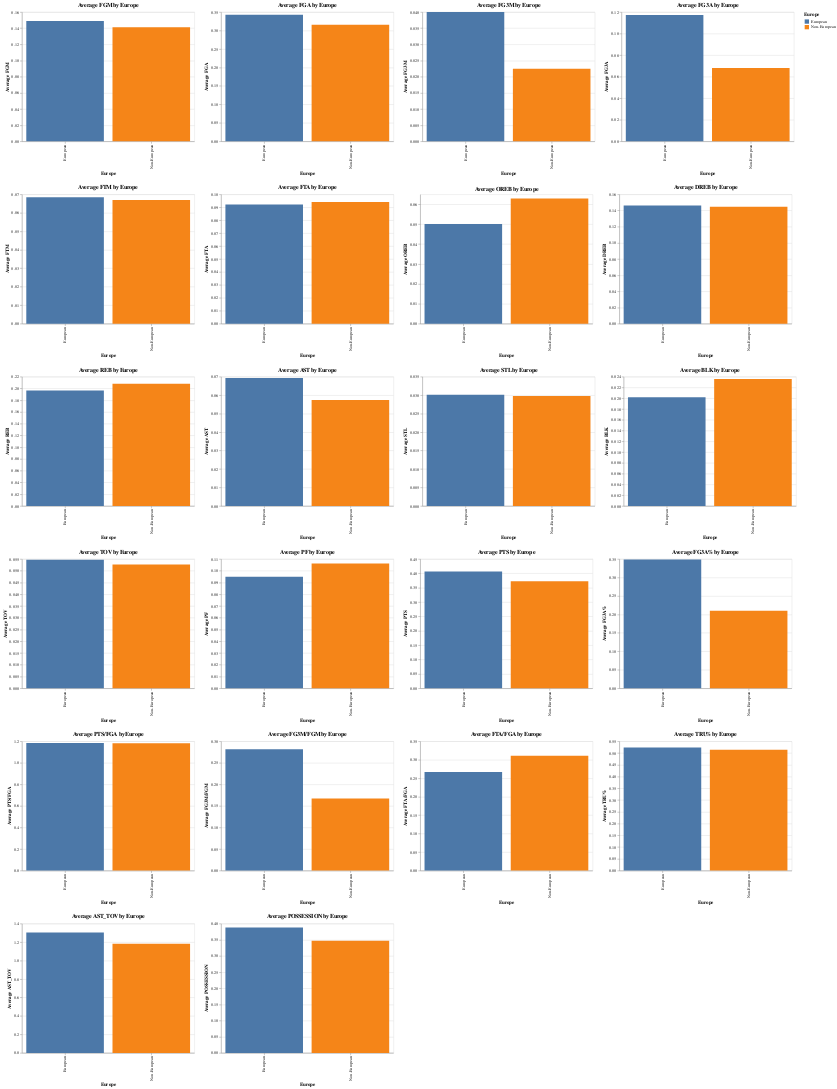

Notebook source saved alongside this figure:
### Code cell
import altair as alt
import pandas as pd
import altair_saver


# Annahme: Sie haben zwei DataFrames: data_per_min_europe_regular und data_per_min_usa_regular

# Fügen Sie eine neue Spalte hinzu, um anzuzeigen, ob der Spieler Europäer ist oder nicht
europe_F_regular['Europe'] = 'European'
non_europe_F_regular['Europe'] = 'Non-European'

# Kombinieren Sie die beiden DataFrames
combined_df = pd.concat([europe_F_regular, non_europe_F_regular])

# Liste der Metriken, die geplottet werden sollen
metrics = ['FGM', 'FGA', 'FG3M', 'FG3A', 'FTM', 'FTA', 
           'OREB', 'DREB', 'REB', 'AST', 'STL', 'BLK', 'TOV', 
           'PF', 'PTS', 'FG3A%', 'PTS/FGA', 'FG3M/FGM', 'FTA/FGA', 
           'TRU%', 'AST_TOV', 'POSSESSION']

# Liste zum Speichern der Diagramme
charts = []

# Einen Bruchteil des kombinierten DataFrame auswählen
sampled_df = combined_df.sample(frac=0.5)  # Passen Sie den Bruchteil bei Bedarf an

# Für jede Metrik ein gruppiertes Balkendiagramm erstellen und die Diagramme in eine Liste speichern
for metric in metrics:
    chart = alt.Chart(sampled_df).mark_bar().encode(
        x=alt.X('Europe:N', title='Europe'),
        y=alt.Y(f'mean({metric}):Q', title=f'Average {metric}'),
        color=alt.Color('Europe:N', legend=alt.Legend(title='Europe'))
    ).properties(
        title=f'Average {metric} by Europe',
        width=400,
        height=300
    )
    charts.append(chart)

# Diagramme in sechs Zeilen stapeln
alt_row = alt.vconcat(*[alt.hconcat(*charts[i:i+4]) for i in range(0, len(charts), 4)])

# Die Diagramme anzeigen
alt_row

### Figure 1 — Vega-Lite specification as saved in the notebook (floating-point values rounded to 4 significant figures; data arrays with more than 128 entries replaced by an {"elided": "..."} marker saying what was removed)
{"config": {"view": {"continuousWidth": 300, "continuousHeight": 300}}, "vconcat": [{"hconcat": [{"mark": {"type": "bar"}, "encoding": {"color": {"field": "Europe", "legend": {"title": "Europe"}, "type": "nominal"}, "x": {"field": "Europe", "title": "Europe", "type": "nominal"}, "y": {"aggregate": "mean", "field": "FGM", "title": "Average FGM", "type": "quantitative"}}, "height": 300, "title": "Average FGM by Europe", "width": 400}, {"mark": {"type": "bar"}, "encoding": {"color": {"field": "Europe", "legend": {"title": "Europe"}, "type": "nominal"}, "x": {"field": "Europe", "title": "Europe", "type": "nominal"}, "y": {"aggregate": "mean", "field": "FGA", "title": "Average FGA", "type": "quantitative"}}, "height": 300, "title": "Average FGA by Europe", "width": 400}, {"mark": {"type": "bar"}, "encoding": {"color": {"field": "Europe", "legend": {"title": "Europe"}, "type": "nominal"}, "x": {"field": "Europe", "title": "Europe", "type": "nominal"}, "y": {"aggregate": "mean", "field": "FG3M", "title": "Average FG3M", "type": "quantitative"}}, "height": 300, "title": "Average FG3M by Europe", "width": 400}, {"mark": {"type": "bar"}, "encoding": {"color": {"field": "Europe", "legend": {"title": "Europe"}, "type": "nominal"}, "x": {"field": "Europe", "title": "Europe", "type": "nominal"}, "y": {"aggregate": "mean", "field": "FG3A", "title": "Average FG3A", "type": "quantitative"}}, "height": 300, "title": "Average FG3A by Europe", "width": 400}]}, {"hconcat": [{"mark": {"type": "bar"}, "encoding": {"color": {"field": "Europe", "legend": {"title": "Europe"}, "type": "nominal"}, "x": {"field": "Europe", "title": "Europe", "type": "nominal"}, "y": {"aggregate": "mean", "field": "FTM", "title": "Average FTM", "type": "quantitative"}}, "height": 300, "title": "Average FTM by Europe", "width": 400}, {"mark": {"type": "bar"}, "encoding": {"color": {"field": "Europe", "legend": {"title": "Europe"}, "type": "nominal"}, "x": {"field": "Europe", "title": "Europe", "type": "nominal"}, "y": {"aggregate": "mean", "field": "FTA", "title": "Average FTA", "type": "quantitative"}}, "height": 300, "title": "Average FTA by Europe", "width": 400}, {"mark": {"type": "bar"}, "encoding": {"color": {"field": "Europe", "legend": {"title": "Europe"}, "type": "nominal"}, "x": {"field": "Europe", "title": "Europe", "type": "nominal"}, "y": {"aggregate": "mean", "field": "OREB", "title": "Average OREB", "type": "quantitative"}}, "height": 300, "title": "Average OREB by Europe", "width": 400}, {"mark": {"type": "bar"}, "encoding": {"color": {"field": "Europe", "legend": {"title": "Europe"}, "type": "nominal"}, "x": {"field": "Europe", "title": "Europe", "type": "nominal"}, "y": {"aggregate": "mean", "field": "DREB", "title": "Average DREB", "type": "quantitative"}}, "height": 300, "title": "Average DREB by Europe", "width": 400}]}, {"hconcat": [{"mark": {"type": "bar"}, "encoding": {"color": {"field": "Europe", "legend": {"title": "Europe"}, "type": "nominal"}, "x": {"field": "Europe", "title": "Europe", "type": "nominal"}, "y": {"aggregate": "mean", "field": "REB", "title": "Average REB", "type": "quantitative"}}, "height": 300, "title": "Average REB by Europe", "width": 400}, {"mark": {"type": "bar"}, "encoding": {"color": {"field": "Europe", "legend": {"title": "Europe"}, "type": "nominal"}, "x": {"field": "Europe", "title": "Europe", "type": "nominal"}, "y": {"aggregate": "mean", "field": "AST", "title": "Average AST", "type": "quantitative"}}, "height": 300, "title": "Average AST by Europe", "width": 400}, {"mark": {"type": "bar"}, "encoding": {"color": {"field": "Europe", "legend": {"title": "Europe"}, "type": "nominal"}, "x": {"field": "Europe", "title": "Europe", "type": "nominal"}, "y": {"aggregate": "mean", "field": "STL", "title": "Average STL", "type": "quantitative"}}, "height": 300, "title": "Average STL by Europe", "width": 400}, {"mark": {"type": "bar"}, "encoding": {"color": {"field": "Europe", "legend": {"title": "Europe"}, "type": "nominal"}, "x": {"field": "Europe", "title": "Europe", "type": "nominal"}, "y": {"aggregate": "mean", "field": "BLK", "title": "Average BLK", "type": "quantitative"}}, "height": 300, "title": "Average BLK by Europe", "width": 400}]}, {"hconcat": [{"mark": {"type": "bar"}, "encoding": {"color": {"field": "Europe", "legend": {"title": "Europe"}, "type": "nominal"}, "x": {"field": "Europe", "title": "Europe", "type": "nominal"}, "y": {"aggregate": "mean", "field": "TOV", "title": "Average TOV", "type": "quantitative"}}, "height": 300, "title": "Average TOV by Europe", "width": 400}, {"mark": {"type": "bar"}, "encoding": {"color": {"field": "Europe", "legend": {"title": "Europe"}, "type": "nominal"}, "x": {"field": "Europe", "title": "Europe", "type": "nominal"}, "y": {"aggregate": "mean", "field": "PF", "title": "Average PF", "type": "quantitative"}}, "height": 300, "title": "Average PF by Europe", "width": 400}, {"mark": {"type": "bar"}, "encoding": {"color": {"field": "Europe", "legend": {"title": "Europe"}, "type": "nominal"}, "x": {"field": "Europe", "title": "Europe", "type": "nominal"}, "y": {"aggregate": "mean", "field": "PTS", "title": "Average PTS", "type": "quantitative"}}, "height": 300, "title": "Average PTS by Europe", "width": 400}, {"mark": {"type": "bar"}, "encoding": {"color": {"field": "Europe", "legend": {"title": "Europe"}, "type": "nominal"}, "x": {"field": "Europe", "title": "Europe", "type": "nominal"}, "y": {"aggregate": "mean", "field": "FG3A%", "title": "Average FG3A%", "type": "quantitative"}}, "height": 300, "title": "Average FG3A% by Europe", "width": 400}]}, {"hconcat": [{"mark": {"type": "bar"}, "encoding": {"color": {"field": "Europe", "legend": {"title": "Europe"}, "type": "nominal"}, "x": {"field": "Europe", "title": "Europe", "type": "nominal"}, "y": {"aggregate": "mean", "field": "PTS/FGA", "title": "Average PTS/FGA", "type": "quantitative"}}, "height": 300, "title": "Average PTS/FGA by Europe", "width": 400}, {"mark": {"type": "bar"}, "encoding": {"color": {"field": "Europe", "legend": {"title": "Europe"}, "type": "nominal"}, "x": {"field": "Europe", "title": "Europe", "type": "nominal"}, "y": {"aggregate": "mean", "field": "FG3M/FGM", "title": "Average FG3M/FGM", "type": "quantitative"}}, "height": 300, "title": "Average FG3M/FGM by Europe", "width": 400}, {"mark": {"type": "bar"}, "encoding": {"color": {"field": "Europe", "legend": {"title": "Europe"}, "type": "nominal"}, "x": {"field": "Europe", "title": "Europe", "type": "nominal"}, "y": {"aggregate": "mean", "field": "FTA/FGA", "title": "Average FTA/FGA", "type": "quantitative"}}, "height": 300, "title": "Average FTA/FGA by Europe", "width": 400}, {"mark": {"type": "bar"}, "encoding": {"color": {"field": "Europe", "legend": {"title": "Europe"}, "type": "nominal"}, "x": {"field": "Europe", "title": "Europe", "type": "nominal"}, "y": {"aggregate": "mean", "field": "TRU%", "title": "Average TRU%", "type": "quantitative"}}, "height": 300, "title": "Average TRU% by Europe", "width": 400}]}, {"hconcat": [{"mark": {"type": "bar"}, "encoding": {"color": {"field": "Europe", "legend": {"title": "Europe"}, "type": "nominal"}, "x": {"field": "Europe", "title": "Europe", "type": "nominal"}, "y": {"aggregate": "mean", "field": "AST_TOV", "title": "Average AST_TOV", "type": "quantitative"}}, "height": 300, "title": "Average AST_TOV by Europe", "width": 400}, {"mark": {"type": "bar"}, "encoding": {"color": {"field": "Europe", "legend": {"title": "Europe"}, "type": "nominal"}, "x": {"field": "Europe", "title": "Europe", "type": "nominal"}, "y": {"aggregate": "mean", "field": "POSSESSION", "title": "Average POSSESSION", "type": "quantitative"}}, "height": 300, "title": "Average POSSESSION by Europe", "width": 400}]}], "data": {"name": "data-2ec11c6aba54e658c05e428e88df1a77"}, "$schema": "https://vega.github.io/schema/vega-lite/v5.17.0.json", "datasets": {"data-2ec11c6aba54e658c05e428e88df1a77": {"elided": "2526 records"}}}
